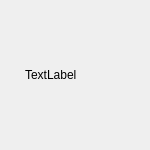
<?xml version="1.0" encoding="UTF-8"?>
<ui version="4.0">
 <class>Frame</class>
 <widget class="QFrame" name="Frame">
  <property name="geometry">
   <rect>
    <x>0</x>
    <y>0</y>
    <width>150</width>
    <height>150</height>
   </rect>
  </property>
  <property name="windowTitle">
   <string>Frame</string>
  </property>
  <widget class="QLabel" name="label">
   <property name="geometry">
    <rect>
     <x>25</x>
     <y>25</y>
     <width>100</width>
     <height>100</height>
    </rect>
   </property>
   <property name="text">
    <string>TextLabel</string>
   </property>
  </widget>
 </widget>
 <resources/>
 <connections/>
</ui>
